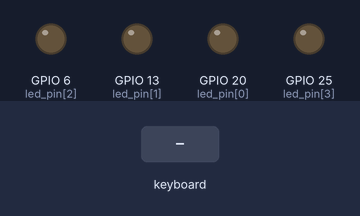
A program run on a simulated Raspberry Pi (BCM pin numbers). Shown: output pins drawn as LEDs (lit = HIGH). The inputs (shaded band) are chosen by the test bench. The full-screen text the program places in the terminal is not drawn.

Above: at 1.2 s.
1.3 s: key enter typed on the keyboard
At 1.6 s:
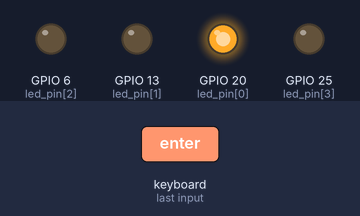
2.8 s: key down typed on the keyboard
At 4.0 s:
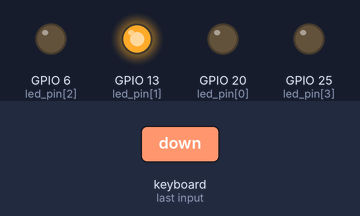
4.3 s: key down typed on the keyboard
At 5.1 s:
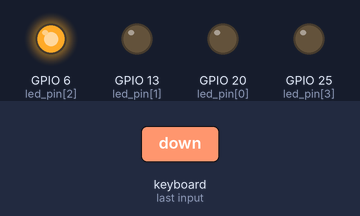
5.8 s: key up typed on the keyboard
At 6.3 s:
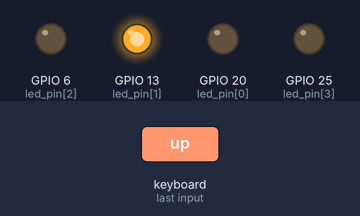
Timing chart, 0 to 8.3 s (numbered marks = the images above; inputs shaded):
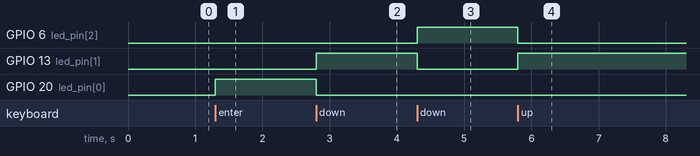

Measured:
- after the input at 1.3 s, GPIO 20 (led_pin[0]): LOW → HIGH at once
- after the input at 2.8 s, GPIO 13 (led_pin[1]): LOW → HIGH at once; GPIO 20 (led_pin[0]): HIGH → LOW at once
- after the input at 4.3 s, GPIO 6 (led_pin[2]): LOW → HIGH at once; GPIO 13 (led_pin[1]): HIGH → LOW at once
- after the input at 5.8 s, GPIO 6 (led_pin[2]): HIGH → LOW at once; GPIO 13 (led_pin[1]): LOW → HIGH at once

The program:

servo_controller.py
```python
import RPi.GPIO as GPIO
import curses
from time import sleep

led_pin = 20,13,6,25
but_pin = 17

GPIO.setmode(GPIO.BCM)
GPIO.setwarnings(False)
[GPIO.setup(i, GPIO.OUT) for i in led_pin]
GPIO.setup(but_pin, GPIO.IN)

def led_set(ix):
    for i in led_pin:
        GPIO.output(i, GPIO.LOW)
    GPIO.output(led_pin[ix], GPIO.HIGH)

curses.KEY_ENTER = 10

def main(stdscr):

        led_pointer = 0

        curses.curs_set(0)

        while True:
                # legend
                stdscr.addstr(0, 0, "CONTROLS:")
                stdscr.addstr(1, 0, "ARROW UP,  ARROW DOWN,  ENTER")

                # debug
                stdscr.addstr(4, 0, "led_pointer: " + str(led_pointer))

                # User input control
                user_char = stdscr.getch()

                if (user_char == curses.KEY_DOWN):
                        led_pointer += 1
                        if (led_pointer == 4): led_pointer = 0
                elif (user_char == curses.KEY_UP):
                        led_pointer -= 1
                        if (led_pointer < 0): led_pointer = 3
                elif (user_char == curses.KEY_ENTER):
                    pass

                led_set(led_pointer)

                stdscr.erase()

curses.wrapper(main)
```
